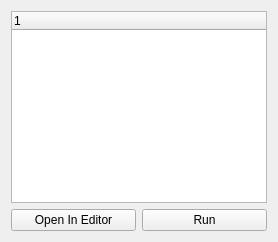
<?xml version="1.0" encoding="UTF-8"?>
<ui version="4.0">
 <class>ProcedureBrowser</class>
 <widget class="QWidget" name="ProcedureBrowser">
  <property name="windowTitle">
   <string>Script browser</string>
  </property>
  <layout class="QVBoxLayout" name="verticalLayout">
   <item>
    <widget class="QTreeWidget" name="tree"/>
   </item>
   <item>
    <layout class="QHBoxLayout" name="buttonLayout">
     <item>
      <widget class="QPushButton" name="open_button">
       <property name="text">
        <string>Open In Editor</string>
       </property>
      </widget>
     </item>
     <item>
      <widget class="QPushButton" name="run_button">
       <property name="text">
        <string>Run</string>
       </property>
      </widget>
     </item>
    </layout>
   </item>
  </layout>
 </widget>
 <resources/>
 <connections/>
</ui>
